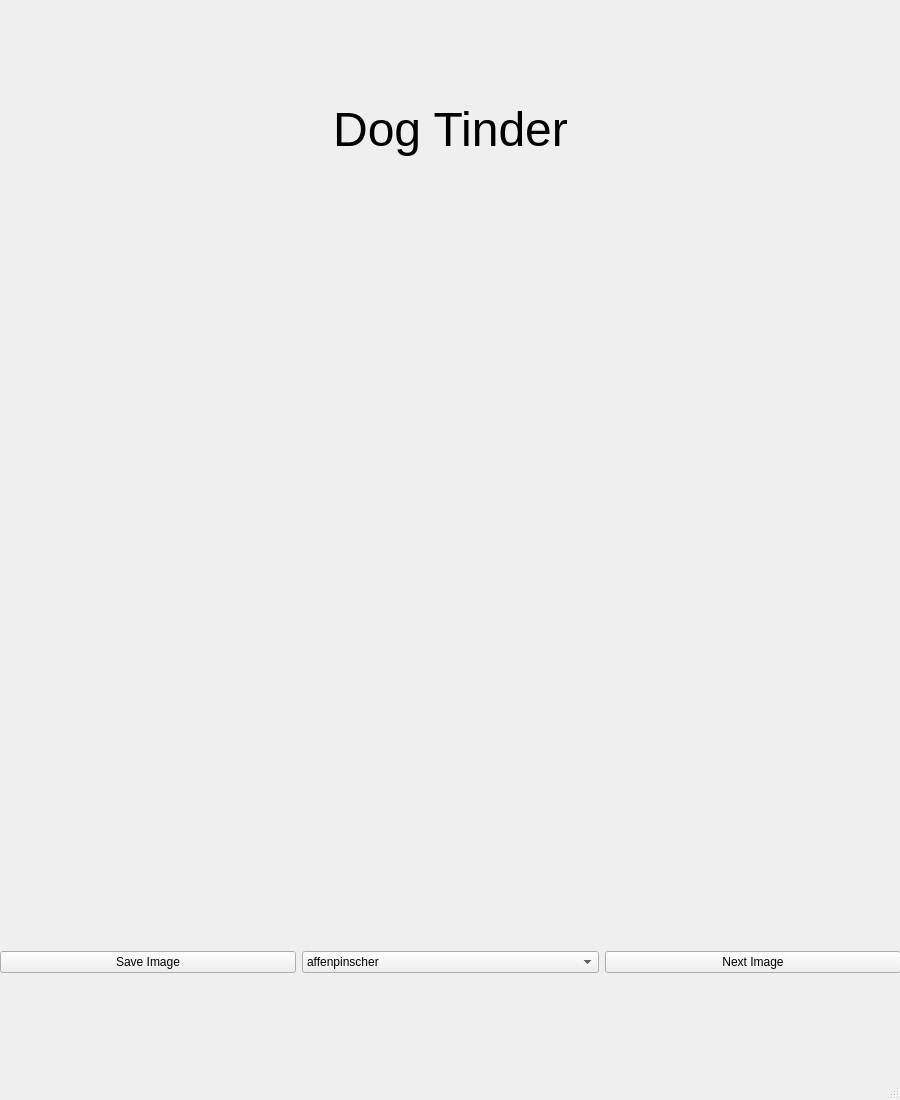
<?xml version="1.0" encoding="UTF-8"?>
<ui version="4.0">
 <class>MainWindow</class>
 <widget class="QMainWindow" name="MainWindow">
  <property name="geometry">
   <rect>
    <x>0</x>
    <y>0</y>
    <width>900</width>
    <height>1100</height>
   </rect>
  </property>
  <property name="minimumSize">
   <size>
    <width>900</width>
    <height>1100</height>
   </size>
  </property>
  <property name="maximumSize">
   <size>
    <width>1000</width>
    <height>1000</height>
   </size>
  </property>
  <property name="windowTitle">
   <string>Dog Tinder</string>
  </property>
  <widget class="QWidget" name="centralwidget">
   <widget class="QWidget" name="gridLayoutWidget">
    <property name="geometry">
     <rect>
      <x>0</x>
      <y>-1</y>
      <width>901</width>
      <height>1055</height>
     </rect>
    </property>
    <layout class="QGridLayout" name="gridLayout">
     <item row="1" column="0" colspan="3">
      <widget class="QLabel" name="label_image">
       <property name="maximumSize">
        <size>
         <width>900</width>
         <height>600</height>
        </size>
       </property>
       <property name="text">
        <string/>
       </property>
       <property name="pixmap">
        <pixmap>../../../Downloads/faaba8fb-a33a-431d-870c-7d49957652d3.jpg</pixmap>
       </property>
       <property name="alignment">
        <set>Qt::AlignCenter</set>
       </property>
      </widget>
     </item>
     <item row="2" column="0">
      <widget class="QPushButton" name="pushButton_save">
       <property name="text">
        <string>Save Image</string>
       </property>
      </widget>
     </item>
     <item row="2" column="2">
      <widget class="QPushButton" name="pushButton_next">
       <property name="text">
        <string>Next Image</string>
       </property>
      </widget>
     </item>
     <item row="0" column="0" colspan="3">
      <widget class="QLabel" name="label_title">
       <property name="maximumSize">
        <size>
         <width>16777215</width>
         <height>100</height>
        </size>
       </property>
       <property name="font">
        <font>
         <pointsize>36</pointsize>
        </font>
       </property>
       <property name="text">
        <string>Dog Tinder</string>
       </property>
       <property name="alignment">
        <set>Qt::AlignCenter</set>
       </property>
      </widget>
     </item>
     <item row="2" column="1">
      <widget class="QComboBox" name="comboBox">
       <item>
        <property name="text">
         <string>affenpinscher</string>
        </property>
       </item>
       <item>
        <property name="text">
         <string>african</string>
        </property>
       </item>
       <item>
        <property name="text">
         <string>airedale</string>
        </property>
       </item>
       <item>
        <property name="text">
         <string>akita</string>
        </property>
       </item>
       <item>
        <property name="text">
         <string>appenzeller</string>
        </property>
       </item>
       <item>
        <property name="text">
         <string>australian</string>
        </property>
       </item>
       <item>
        <property name="text">
         <string>basenji</string>
        </property>
       </item>
       <item>
        <property name="text">
         <string>beagle</string>
        </property>
       </item>
       <item>
        <property name="text">
         <string>bluetick</string>
        </property>
       </item>
       <item>
        <property name="text">
         <string>borzoi</string>
        </property>
       </item>
       <item>
        <property name="text">
         <string>bouvier</string>
        </property>
       </item>
       <item>
        <property name="text">
         <string>boxer</string>
        </property>
       </item>
       <item>
        <property name="text">
         <string>brabancon</string>
        </property>
       </item>
       <item>
        <property name="text">
         <string>briard</string>
        </property>
       </item>
       <item>
        <property name="text">
         <string>buhund</string>
        </property>
       </item>
       <item>
        <property name="text">
         <string>bulldog</string>
        </property>
       </item>
       <item>
        <property name="text">
         <string>bullterrier</string>
        </property>
       </item>
       <item>
        <property name="text">
         <string>cattledog</string>
        </property>
       </item>
       <item>
        <property name="text">
         <string>chihuahua</string>
        </property>
       </item>
       <item>
        <property name="text">
         <string>chow</string>
        </property>
       </item>
       <item>
        <property name="text">
         <string>clumber</string>
        </property>
       </item>
       <item>
        <property name="text">
         <string>cockapoo</string>
        </property>
       </item>
       <item>
        <property name="text">
         <string>collie</string>
        </property>
       </item>
       <item>
        <property name="text">
         <string>coonhound</string>
        </property>
       </item>
       <item>
        <property name="text">
         <string>corgi</string>
        </property>
       </item>
       <item>
        <property name="text">
         <string>cotondetulear</string>
        </property>
       </item>
       <item>
        <property name="text">
         <string>dashshund</string>
        </property>
       </item>
       <item>
        <property name="text">
         <string>dalmation</string>
        </property>
       </item>
       <item>
        <property name="text">
         <string>dane</string>
        </property>
       </item>
       <item>
        <property name="text">
         <string>deerhound</string>
        </property>
       </item>
       <item>
        <property name="text">
         <string>dhole</string>
        </property>
       </item>
       <item>
        <property name="text">
         <string>dingo</string>
        </property>
       </item>
       <item>
        <property name="text">
         <string>doberman</string>
        </property>
       </item>
       <item>
        <property name="text">
         <string>elkhound</string>
        </property>
       </item>
       <item>
        <property name="text">
         <string>eskimo</string>
        </property>
       </item>
       <item>
        <property name="text">
         <string>finnish</string>
        </property>
       </item>
       <item>
        <property name="text">
         <string>frise</string>
        </property>
       </item>
       <item>
        <property name="text">
         <string>germanshepherd</string>
        </property>
       </item>
       <item>
        <property name="text">
         <string>greyhound</string>
        </property>
       </item>
       <item>
        <property name="text">
         <string>groenedael</string>
        </property>
       </item>
       <item>
        <property name="text">
         <string>havanese</string>
        </property>
       </item>
       <item>
        <property name="text">
         <string>hound</string>
        </property>
       </item>
       <item>
        <property name="text">
         <string>husky</string>
        </property>
       </item>
       <item>
        <property name="text">
         <string>keeshond</string>
        </property>
       </item>
       <item>
        <property name="text">
         <string>kelpie</string>
        </property>
       </item>
       <item>
        <property name="text">
         <string>komondor</string>
        </property>
       </item>
       <item>
        <property name="text">
         <string>kuvasz</string>
        </property>
       </item>
       <item>
        <property name="text">
         <string>labradoodle</string>
        </property>
       </item>
       <item>
        <property name="text">
         <string>labrador</string>
        </property>
       </item>
       <item>
        <property name="text">
         <string>leonberg</string>
        </property>
       </item>
       <item>
        <property name="text">
         <string>lhasa</string>
        </property>
       </item>
       <item>
        <property name="text">
         <string>malamute</string>
        </property>
       </item>
       <item>
        <property name="text">
         <string>malinois</string>
        </property>
       </item>
       <item>
        <property name="text">
         <string>maltese</string>
        </property>
       </item>
       <item>
        <property name="text">
         <string>mastiff</string>
        </property>
       </item>
       <item>
        <property name="text">
         <string>mexicanhairless</string>
        </property>
       </item>
       <item>
        <property name="text">
         <string>mix</string>
        </property>
       </item>
       <item>
        <property name="text">
         <string>mountain</string>
        </property>
       </item>
       <item>
        <property name="text">
         <string>newfoundland</string>
        </property>
       </item>
       <item>
        <property name="text">
         <string>otterhound</string>
        </property>
       </item>
       <item>
        <property name="text">
         <string>ovcharka</string>
        </property>
       </item>
       <item>
        <property name="text">
         <string>papillon</string>
        </property>
       </item>
       <item>
        <property name="text">
         <string>pekinese</string>
        </property>
       </item>
       <item>
        <property name="text">
         <string>pembroke</string>
        </property>
       </item>
       <item>
        <property name="text">
         <string>pinscher</string>
        </property>
       </item>
       <item>
        <property name="text">
         <string>pitbull</string>
        </property>
       </item>
       <item>
        <property name="text">
         <string>pointer</string>
        </property>
       </item>
       <item>
        <property name="text">
         <string>pomeranian</string>
        </property>
       </item>
       <item>
        <property name="text">
         <string>poodle</string>
        </property>
       </item>
       <item>
        <property name="text">
         <string>pug</string>
        </property>
       </item>
       <item>
        <property name="text">
         <string>puggle</string>
        </property>
       </item>
       <item>
        <property name="text">
         <string>pyrenees</string>
        </property>
       </item>
       <item>
        <property name="text">
         <string>redbone</string>
        </property>
       </item>
       <item>
        <property name="text">
         <string>retriever</string>
        </property>
       </item>
       <item>
        <property name="text">
         <string>ridgeback</string>
        </property>
       </item>
       <item>
        <property name="text">
         <string>rottweiler</string>
        </property>
       </item>
       <item>
        <property name="text">
         <string>saluki</string>
        </property>
       </item>
       <item>
        <property name="text">
         <string>samoyed</string>
        </property>
       </item>
       <item>
        <property name="text">
         <string>schipperke</string>
        </property>
       </item>
       <item>
        <property name="text">
         <string>schnauzer</string>
        </property>
       </item>
       <item>
        <property name="text">
         <string>segugio</string>
        </property>
       </item>
       <item>
        <property name="text">
         <string>setter</string>
        </property>
       </item>
       <item>
        <property name="text">
         <string>sharpei</string>
        </property>
       </item>
       <item>
        <property name="text">
         <string>sheepdog</string>
        </property>
       </item>
       <item>
        <property name="text">
         <string>shiba</string>
        </property>
       </item>
       <item>
        <property name="text">
         <string>shihtzu</string>
        </property>
       </item>
       <item>
        <property name="text">
         <string>spaniel</string>
        </property>
       </item>
       <item>
        <property name="text">
         <string>spitz</string>
        </property>
       </item>
       <item>
        <property name="text">
         <string>springer</string>
        </property>
       </item>
       <item>
        <property name="text">
         <string>stbernard</string>
        </property>
       </item>
       <item>
        <property name="text">
         <string>terrier</string>
        </property>
       </item>
       <item>
        <property name="text">
         <string>tervuren</string>
        </property>
       </item>
       <item>
        <property name="text">
         <string>vizsla</string>
        </property>
       </item>
       <item>
        <property name="text">
         <string>waterdog</string>
        </property>
       </item>
       <item>
        <property name="text">
         <string>weimaraner</string>
        </property>
       </item>
       <item>
        <property name="text">
         <string>whippet</string>
        </property>
       </item>
       <item>
        <property name="text">
         <string>wolfhound</string>
        </property>
       </item>
      </widget>
     </item>
    </layout>
   </widget>
  </widget>
  <widget class="QStatusBar" name="statusbar"/>
 </widget>
 <resources/>
 <connections/>
</ui>
